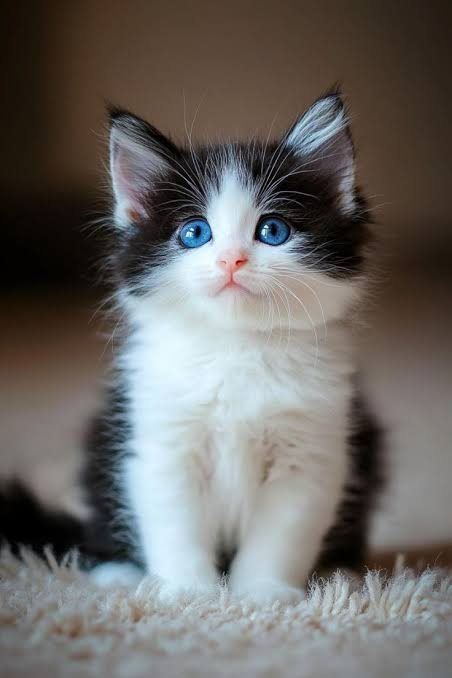
#> input picture dataset/images/cat_01.jpg, 452 x 678 px; its folder holds 4 pictures in this run
$ python images.py
#> lines starting #> are read from the running program, lines starting #| are printed output that depends on the picture
import os
import cv2 as cv
import numpy as np


# -------------------------
# 1. Dataset
# -------------------------

data_dir = "../dataset/images"

image_size = (64, 64)


# -------------------------
# 2. Read Images
# -------------------------

X = []
y = []


for filename in os.listdir(data_dir):

    path = os.path.join(
        data_dir,
        filename
    )

    # Read image as grayscale
    image = cv.imread(
        path,
        0
    )
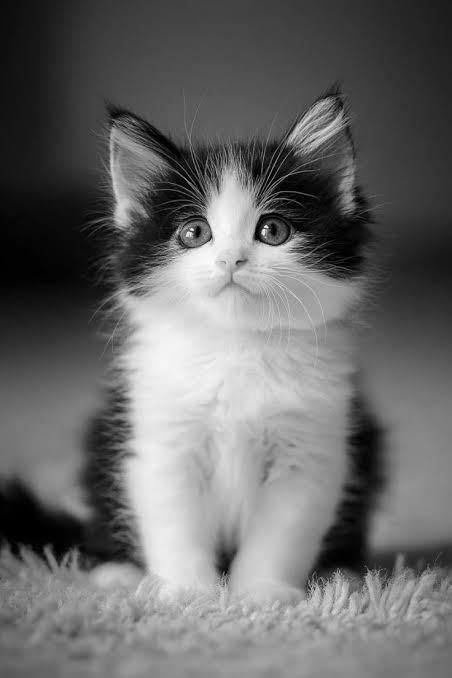
#> image: shape (678, 452); min 0, max 255, mean 105.2

    # Skip files that are not images
    if image is None:
        continue


    # -------------------------
    # Resize
    # -------------------------

    image = cv.resize(
        image,
        image_size
    )
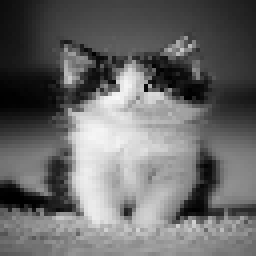
#> image: shape (64, 64) (shown 4 times larger); min 0, max 248, mean 105.1


    # -------------------------
    # Convert Image to Vector
    # -------------------------

    image = image.flatten()
#> image = 4096 values, max 248 at index 1565, min 0 at index 855, mean 105.1


    # -------------------------
    # Get Label and Store Sample
    # -------------------------

    if "cat" in filename.lower():

        X.append(image)
        y.append(0)

    elif "dog" in filename.lower():

        X.append(image)
        y.append(1)


# -------------------------
# 3. Convert to NumPy
# -------------------------

X = np.array(X)

y = np.array(y).reshape(-1, 1)


# -------------------------
# 4. Normalize
# -------------------------

X = X / 255.0


# -------------------------
# 5. Dataset Information
# -------------------------

print("X Shape:")
print(X.shape)
#| (4, 4096)

print("\ny Shape:")
print(y.shape)
#| (4, 1)

print("\nX:")
print(X)

print("\ny:")
print(y)

import matplotlib.pyplot as plt
import numpy as np
from sklearn.metrics import (accuracy_score, f1_score, precision_score,
                             recall_score, roc_auc_score)
from sklearn.model_selection import train_test_split
from sklearn.utils import gen_batches

# -------------------------
# 1. Dataset
# -------------------------

# X = np.array(
#     [
#         [1.0, 1.0],
#         [1.0, 2.0],
#         [2.0, 1.0],
#         [2.0, 2.0],
#         [3.0, 3.0],
#         [4.0, 3.0],
#         [3.0, 4.0],
#         [4.0, 4.0],
#     ]
# )

# y = np.array(
#     [
#         [0.0],
#         [0.0],
#         [0.0],
#         [0.0],
#         [1.0],
#         [1.0],
#         [1.0],
#         [1.0],
#     ]
# )


# -------------------------
# 2. Train-Test Split
# -------------------------

X_train, X_test, y_train, y_test = train_test_split(
    X, y, test_size=0.25, random_state=42, stratify=y
)


# -------------------------
# 3. Functions
# -------------------------


def sigmoid(z):
    return 1 / (1 + np.exp(-z))


def binary_cross_entropy(y, y_pred):
    eps = 1e-12
    y_pred = np.clip(y_pred, eps, 1 - eps)
    return -np.mean(y * np.log(y_pred) + (1 - y) * np.log(1 - y_pred))


# -------------------------
# 4. Parameters
# -------------------------

N = X_train.shape[0]
#> N = 3

n_features = X_train.shape[1]
#> n_features = 4096
n_outputs = y_train.shape[1]
#> n_outputs = 1

W = np.random.randn(n_features, n_outputs) / np.sqrt(n_features)

b = np.zeros((1, n_outputs))
#> b = [0]

lr = 0.1

epochs = 1000

batch_size = N
#> batch_size = 3
# batch_size = 1  → SGD
# batch_size = N  → Batch Gradient Descent


# -------------------------
# 5. Training
# -------------------------

losses = []

for epoch in range(epochs):

    # -------------------------
    # Shuffle
    # -------------------------

    indices = np.random.permutation(N)

    X_train = X_train[indices]
    y_train = y_train[indices]

    # -------------------------
    # Batches
    # -------------------------

    for batch in gen_batches(N, batch_size):

        X_batch = X_train[batch]
        y_batch = y_train[batch]

        n_batch = len(X_batch)

        # -------------------------
        # Forward Pass
        # -------------------------

        Z = X_batch @ W + b

        y_pred = sigmoid(Z)

        # -------------------------
        # Loss
        # -------------------------

        loss = binary_cross_entropy(y_batch, y_pred)

        # -------------------------
        # Backward Pass
        # -------------------------

        dZ = (y_pred - y_batch) / n_batch

        dW = X_batch.T @ dZ

        db = np.sum(dZ, axis=0, keepdims=True)

        # -------------------------
        # Weight Update
        # -------------------------

        W -= lr * dW

        b -= lr * db

    # -------------------------
    # Epoch Loss
    # -------------------------

    y_epoch_pred = sigmoid(X_train @ W + b)

    losses.append(binary_cross_entropy(y_train, y_epoch_pred))


# -------------------------
# 6. Prediction
# -------------------------

probabilities = sigmoid(X_test @ W + b)

predictions = (probabilities >= 0.5).astype(int)


# -------------------------
# 7. Metrics
# -------------------------

accuracy = accuracy_score(y_test, predictions)

precision = precision_score(y_test, predictions, zero_division=0)

recall = recall_score(y_test, predictions, zero_division=0)

f1 = f1_score(y_test, predictions, zero_division=0)

auc = roc_auc_score(y_test, probabilities)


# -------------------------
# 8. Results
# -------------------------

print("Weights:")
print(W)

print("\nBias:")
print(b)

print("\nProbabilities:")
print(probabilities)

print("\nPredictions:")
print(predictions)

print("\nActual:")
print(y_test)

print("\nAccuracy:")
print(accuracy)

print("\nPrecision:")
print(precision)

print("\nRecall:")
print(recall)

print("\nF1 Score:")
print(f1)

print("\nAUC:")
print(auc)


# -------------------------
# 9. Loss Plot
# -------------------------

plt.plot(range(1, epochs + 1), losses)

plt.xlabel("Epoch")
plt.ylabel("Binary Cross Entropy")
plt.title("Training Loss")

plt.show()
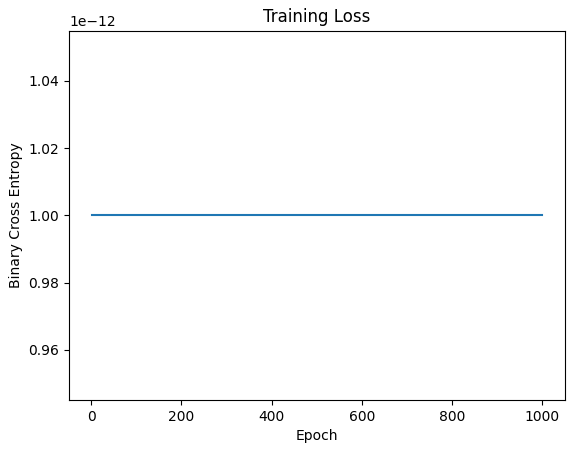
#> figure drawn by matplotlib, 1 panel
